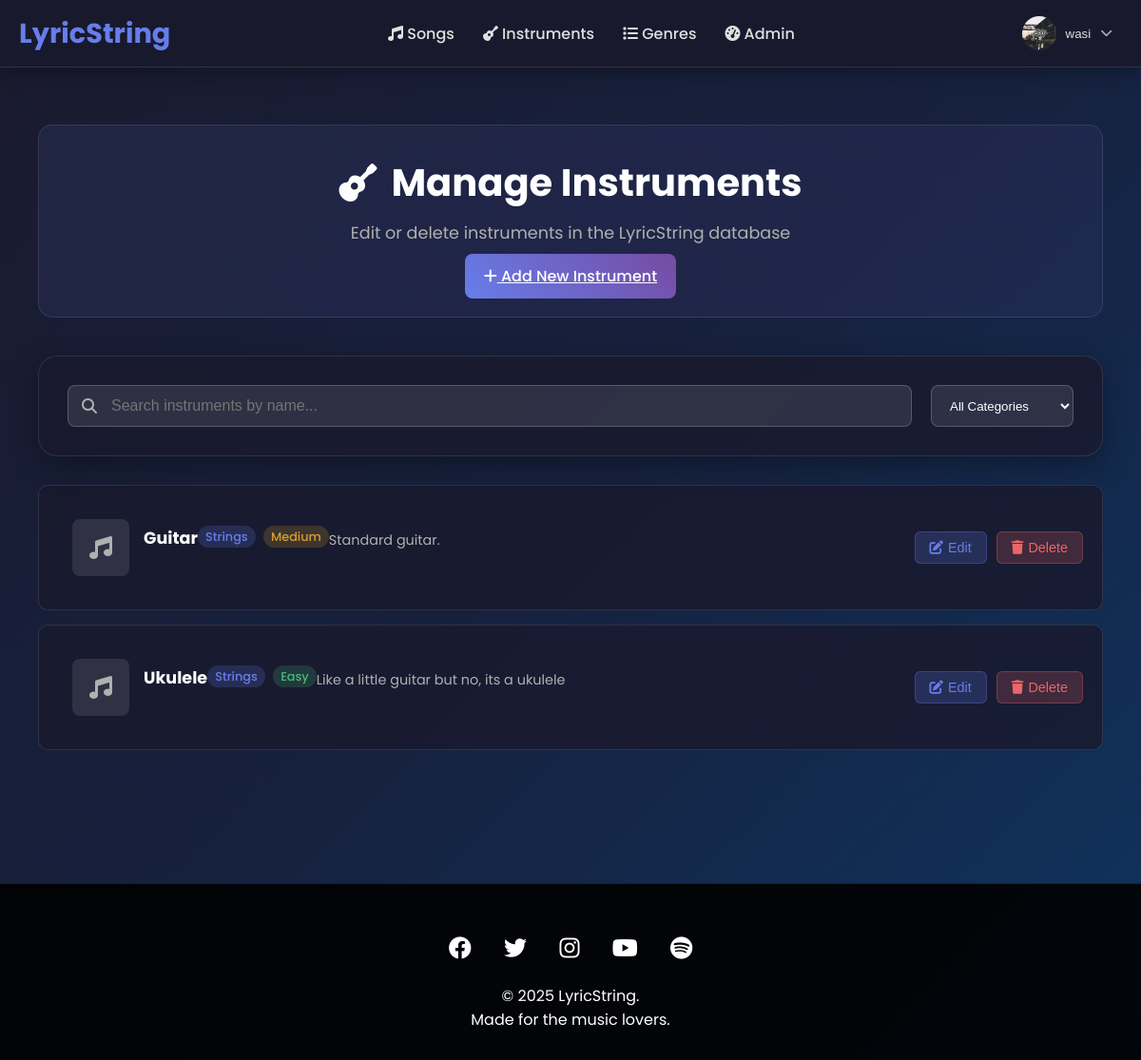
The page /dashboard/manage_instruments/ (signed in) on the database its author committed.
### users/models.py (models this page shows, shortened)
class CustomUser(AbstractUser):
    username = models.CharField(
        max_length=150,
        unique=True,
        help_text='Required. 150 characters or fewer. Letters, digits and @/./+/-/_ only.',
        validators=[AbstractUser.username_validator],
        error_messages={
            'unique': "A user with that username already exists.",
        },
    )
    bio = models.TextField(blank=True)
    profile_picture = models.ImageField(upload_to='profile_pics/', blank=True)
    location = models.CharField(max_length=100, blank=True)
    website = models.URLField(blank=True)
    social_media = models.CharField(max_length=100, blank=True)
    skill_level = models.CharField(max_length=20, choices=[
        ('beginner', 'Beginner'),
        ('intermediate', 'Intermediate'),
        ('advanced', 'Advanced'),
        ('professional', 'Professional')
    ], default='beginner')
    groups = models.ManyToManyField(
        'auth.Group',
        verbose_name='groups',
        blank=True,
        help_text='The groups this user belongs to. A user will get all permissions granted to each of their groups.',
        related_name="customuser_set",
        related_query_name="user",
    )
    user_permissions = models.ManyToManyField(
        'auth.Permission',
        verbose_name='user permissions',
        blank=True,
        help_text='Specific permissions for this user.',
        related_name="customuser_set",
        related_query_name="user",
    )

### content/models.py (models this page shows, shortened)
class Instrument(models.Model):
    name = models.CharField(max_length=50)
    category = models.CharField(max_length=50, choices=[
        ('strings', 'Strings'),
        ('percussion', 'Percussion'),
        ('wind', 'Wind'),
        ('keyboard', 'Keyboard'),
        ('electronic', 'Electronic')
    ])
    description = models.TextField()
    icon_class = models.CharField(max_length=50, default='fas fa-music')
    difficulty = models.CharField(max_length=10, choices=[
        ('easy', 'Easy'),
        ('medium', 'Medium'),
        ('hard', 'Hard')
    ], default='medium')

### users/views.py (the view)
# urls.py: path('dashboard/manage_instruments/', views.manage_instruments_view, name='manage_instruments'),
@staff_member_required
def manage_instruments_view(request):
    instruments = Instrument.objects.all().order_by('name')
    paginator = Paginator(instruments, 10)
    page_number = request.GET.get('page')
    page_obj = paginator.get_page(page_number)
    context = {
        'instruments': page_obj,
    }
    return render(request, 'users/manage_instruments.html', context)

### templates/users/manage_instruments.html (shortened to what this page needs)
{% extends "base.html" %}
{% load static %}
{% block extra_css %}
<link rel="stylesheet" href="{% static 'css/admin_edit_song.css' %}">
{% endblock %}
{% block content %}
<div class="admin-container">
    <div class="admin-header">
        <h1><i class="fas fa-guitar"></i> Manage Instruments</h1>
        <p>Edit or delete instruments in the LyricString database</p>
        <div style="margin-top: 20px;">
            <a href="{% url 'add_instrument' %}" class="modal-btn primary">
                <i class="fas fa-plus"></i>
                Add New Instrument
            </a>
        </div>
    </div>
    <div class="search-section">
        <div class="search-box">
            <i class="fas fa-search"></i>
            <input type="text" id="instrumentSearch" placeholder="Search instruments by name...">
        </div>
        <div class="filter-group">
            <select id="categoryFilter">
                <option value="">All Categories</option>
            </select>
        </div>
    </div>
    <div class="songs-list">
        {% for instrument in instruments %}
        <div class="song-item" data-name="{{ instrument.name|lower }}" data-category="{{ instrument.category }}">
            <div class="song-info">
                <div class="song-cover">
                    <i class="{{ instrument.icon_class|default:'fas fa-music' }}"></i>
                </div>
                <div class="song-details">
                    <h3>{{ instrument.name }}</h3>
                    <p class="artist">
                        <span class="category-tag {{ instrument.category }}">{{ instrument.get_category_display }}</span>
                        <span class="difficulty-tag {{ instrument.difficulty }}">{{ instrument.get_difficulty_display }}</span>
                    </p>
                    <div class="song-meta">
                        <span class="description">{{ instrument.description|truncatewords:15 }}</span>
                    </div>
                </div>
            </div>
            <div class="song-actions">
                <button class="btn-edit" onclick="editInstrument({{ instrument.id }})">
                    <i class="fas fa-edit"></i> Edit
                </button>
                <button class="btn-delete" onclick="confirmDelete({{ instrument.id }}, '{{ instrument.name|escapejs }}')">
                    <i class="fas fa-trash"></i> Delete
                </button>
            </div>
        </div>
        {% endfor %}
    </div>
</div>
{% endblock %}

### templates/base.html (shortened to what this page needs)
{% load static %}
<!DOCTYPE html>
<html lang="en">
<head>
    <link rel="stylesheet" href="https://cdnjs.cloudflare.com/ajax/libs/font-awesome/6.4.0/css/all.min.css">
    <link rel="stylesheet" href="{% static 'css/styles.css' %}">
    <link rel="stylesheet" href="{% static 'css/base.css' %}">
    {% block extra_css %}{% endblock %}
</head>
<body>
    <header class="header">
        <nav class="nav-container">
            <a href="/" class="logo">
                LyricString
            </a>
            <ul class="nav-menu">
                <li><a href="/"><i class="fas fa-music"></i> Songs</a></li>
                <li><a href="/instruments/"><i class="fas fa-guitar"></i> Instruments</a></li>
                <li><a href="/genres/"><i class="fas fa-list"></i> Genres</a></li>
                {% if user.is_staff %}
                <li><a href="/dashboard/"><i class="fas fa-tachometer-alt"></i> Admin</a></li>
                {% endif %}
            </ul>
            <div class="user-actions">
                {% if user.is_authenticated %}
                <div class="user-profile">
                    <div class="profile-dropdown">
                        <button class="profile-btn">
                            {% if user.profile_picture %}
                            <img src="{{ user.profile_picture.url }}" alt="{{ user.username }}" class="profile-pic">
                            {% else %}
                            <div class="profile-pic default"><i class="fas fa-user"></i></div>
                            {% endif %}
                            <span class="username">{{ user.username }}</span>
                            <i class="fas fa-chevron-down dropdown-icon"></i>
                        </button>
                    </div>
                </div>
                {% else %}
                <a href="{% url 'login' %}" class="btn btn-outline">Sign in</a>
                <a href="{% url 'register' %}" class="btn btn-primary">Sign up</a>
                {% endif %}
            </div>
        </nav>
    </header>
    <main class="main-content">
        {% block content %}{% endblock %}
    </main>
    <footer class="footer">
        <div class="footer-content">
            <div class="social-links">
                <a href="#"><i class="fab fa-facebook"></i></a>
                <a href="#"><i class="fab fa-twitter"></i></a>
                <a href="#"><i class="fab fa-instagram"></i></a>
                <a href="#"><i class="fab fa-youtube"></i></a>
                <a href="#"><i class="fab fa-spotify"></i></a>
            </div>
            <p>&copy; 2025 LyricString.</p>
            <p>Made for the music lovers.</p>
        </div>
    </footer>
</body>
</html>

### static/css/styles.css (style rules this page uses)
* { margin: 0; padding: 0; box-sizing: border-box; }
body { font-family: 'Poppins', sans-serif; background: linear-gradient(135deg, #1a1a2e 0%, #16213e 50%, #0f3460 100%); min-height: 100vh; color: #e0e0e0; }
.header { background: rgba(26, 26, 46, 0.95); backdrop-filter: blur(10px); box-shadow: 0 4px 20px rgba(0,0,0,0.3); position: sticky; top: 0; z-index: 1000; border-bottom: 1px solid rgba(255, 255, 255, 0.1); }
.nav-container { max-width: 1400px; margin: 0 auto; padding: 0 20px; display: flex; justify-content: space-between; align-items: center; height: 70px; }
.logo { display: flex; align-items: center; gap: 10px; font-size: 1.8rem; font-weight: 700; color: #667eea; text-decoration: none; }
.nav-menu { display: flex; list-style: none; gap: 30px; }
.nav-menu a { text-decoration: none; color: #e0e0e0; font-weight: 500; transition: color 0.3s ease; position: relative; }
.nav-menu a::after { content: ''; position: absolute; width: 0; height: 2px; bottom: -5px; left: 0; background: linear-gradient(45deg, #667eea, #764ba2); transition: width 0.3s ease; }
.user-actions { display: flex; gap: 15px; align-items: center; }
.user-profile { position: relative; }
.profile-dropdown { position: relative; }
.profile-btn { display: flex; align-items: center; gap: 10px; background: transparent; border: none; cursor: pointer; padding: 5px 10px; border-radius: 30px; transition: all 0.3s ease; }
.profile-pic { width: 36px; height: 36px; border-radius: 50%; object-fit: cover; }
.username { font-weight: 500; color: #e0e0e0; }
.dropdown-icon { font-size: 0.8rem; color: #b0b0b0; transition: transform 0.3s ease; }
.main-content { max-width: 1400px; margin: 0 auto; padding: 40px 20px; min-height: calc(100vh - 140px); }
.search-section { background: rgba(26, 26, 46, 0.8); backdrop-filter: blur(10px); border-radius: 20px; padding: 30px; margin-bottom: 30px; box-shadow: 0 10px 30px rgba(0,0,0,0.3); border: 1px solid rgba(255, 255, 255, 0.1); }
.song-cover { width: 100%; height: 160px; background: linear-gradient(45deg, #667eea, #764ba2); display: flex; align-items: center; justify-content: center; position: relative; overflow: hidden; }
.song-cover i { font-size: 3rem; color: rgba(255,255,255,0.8); }
.song-info { padding: 15px; }
.song-details { display: flex; justify-content: space-between; align-items: center; margin-bottom: 15px; font-size: 0.8rem; color: #888; }
.song-actions { display: flex; justify-content: space-between; align-items: center; }
.footer { background: rgba(0,0,0,0.9); color: white; text-align: center; padding: 30px 0; margin-top: 50px; border-top: 1px solid rgba(255, 255, 255, 0.1); }
.footer-content { max-width: 1400px; margin: 0 auto; padding: 0 20px; }
.social-links { margin: 20px 0; }
.social-links a { color: white; font-size: 1.5rem; margin: 0 15px; transition: color 0.3s ease; }

### static/css/admin_edit_song.css (style rules this page uses)
.admin-container { max-width: 1200px; margin: 0 auto; padding: 20px; }
.admin-header { text-align: center; margin-bottom: 40px; padding: 30px; background: linear-gradient(135deg, rgba(102, 126, 234, 0.1), rgba(118, 75, 162, 0.1)); border-radius: 15px; border: 1px solid rgba(255, 255, 255, 0.1); }
.admin-header h1 { color: white; font-size: 2.5rem; margin-bottom: 10px; display: flex; align-items: center; justify-content: center; gap: 15px; }
.admin-header p { color: #b0b0b0; font-size: 1.1rem; }
.modal-btn { padding: 12px 20px; border-radius: 8px; border: none; font-size: 1rem; font-weight: 500; cursor: pointer; transition: all 0.3s ease; }
.modal-btn.primary { background: linear-gradient(45deg, #667eea, #764ba2); color: white; }

### rows shown on the page
CustomUser: profile_picture (picture), username "wasi"
Instrument: name "Guitar", category "Strings", difficulty "Medium", description "Standard guitar."
Instrument: name "Ukulele", category "Strings", difficulty "Easy", description "Like a little guitar but no, its a ukulele"
